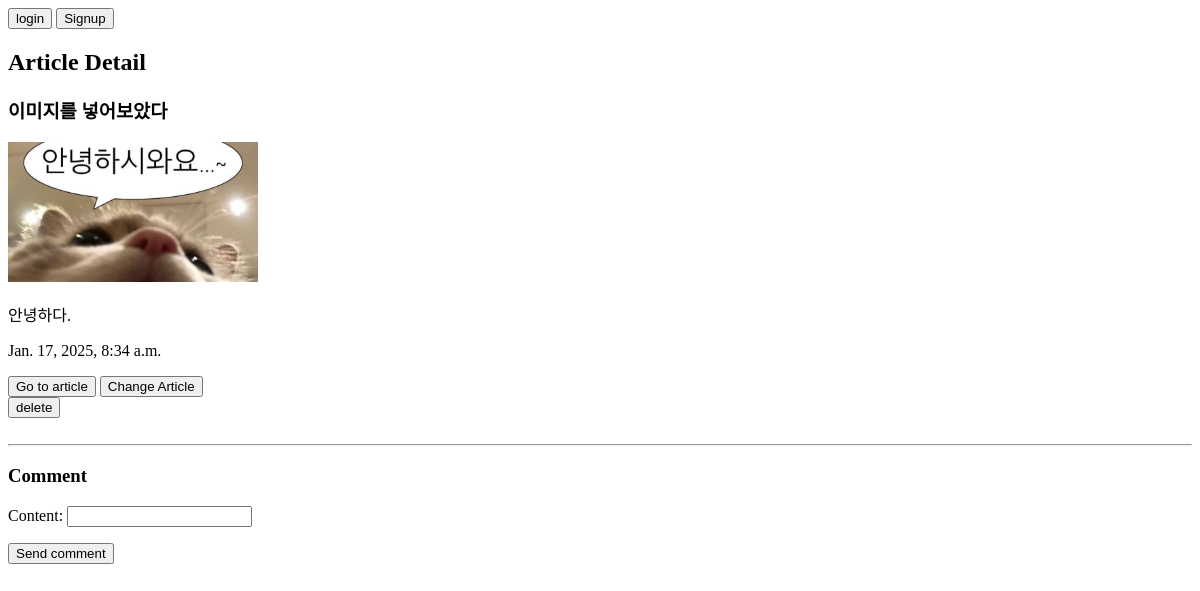
Page /articles/16/ on the earlier database version.
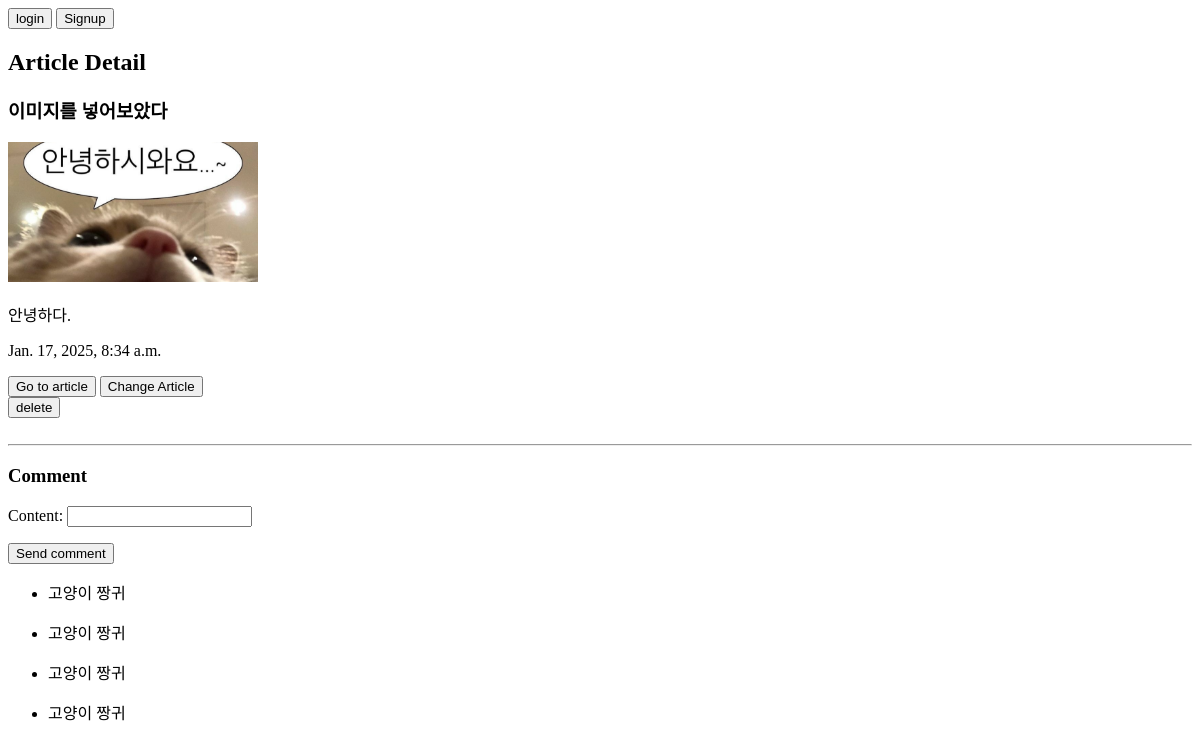
Same page on the later database version.
### articles/models.py (models this page shows, shortened)
class Article(models.Model):
    title = models.CharField(max_length=50)
    content = models.TextField()
    created_at = models.DateTimeField(auto_now_add=True)
    updated_at = models.DateTimeField(auto_now=True)
    image = models.ImageField(upload_to="image/", blank=True)

class Comment(models.Model):
    article = models.ForeignKey(
        Article, on_delete=models.CASCADE, related_name="comments"
        )
    content = models.CharField(max_length=300)
    created_at = models.DateTimeField(auto_now_add=True)
    updated_at = models.DateTimeField(auto_now=True)

### articles/views.py (the view)
# urls.py: path('<int:pk>/', views.article_detail, name="article_detail"),
def article_detail(request, pk):
    article = get_object_or_404(Article, pk=pk)
    comment_form = CommentForm()
    comments = article.comments.all().order_by("-pk")
    context = {
        "article": article,
        "comment_form": comment_form,
        "comments": comments,
        }
    return render(request, "articles/article_detail.html", context)

### articles/forms.py
class CommentForm(forms.ModelForm):
    class Meta:
        model = Comment
        fields = "__all__"
        exclude = ("article",)

### articles/templates/articles/article_detail.html (shortened to what this page needs)
{% extends "base.html" %}
{% block content %}
<h2>Article Detail</h2>
<h3>{{ article.title }}</h3>
{% if article.image %}
		<img src="{{ article.image.url }}">
{% endif %}
<p>{{ article.content }}</p>
<p>{{ article.created_at }}</P>
<a href='{% url 'articles:articles' %}'><button>Go to article</button></a>
<a href='{% url 'articles:update' article.pk %}'><button>Change Article</button></a>
<form action="{% url 'articles:delete' article.pk %}" method="POST">
    <input type="submit" value="delete">
</form>
<br>
<hr>
<h3>Comment</h3>
<form action="{% url "articles:comment_create" article.pk %}" method="POST">
    {{ comment_form.as_p }}
    <input type="submit" value="Send comment">
</form>
<ul>
    {% for comment in comments %}
        <li>
            <p>{{ comment.content }}</p>
        </li>
    {% endfor %}
</ul>
{% endblock content %}

### templates/base.html (shortened to what this page needs)
{% load static %}
<!DOCTYPE html>
<html lang="en">
<head>
    <link rel="stylesheet" href="{% static "css/style.css" %}">
</head>
<body>
    <div class="navbar">
      {% if request.user.is_authenticated %}
      <h4>welcome, {{ request.user.username }}</h4>
      <form action='{% url 'accounts:logout' %}' method="POST">
        {% csrf_token %}
        <input type="submit" value='logout'></input>
      </form>
      <a href="{% url "accounts:update" %}"><button>Edit profile</button></a>
      <form action='{% url 'accounts:delete' %}' method="POST">
        {% csrf_token %}
        <input type="submit" value="Delete ID"></input>
      </form>
      {% else %}
      <a href="{% url 'accounts:login'%}">
        <button>login</button></a>
      <a href="{% url 'accounts:signup'%}">
        <button>Signup</button></a>
      {% endif %}
    </div>
    <div class="container">
        {% block content %}
        {% endblock content %}
    </div>
</body>
</html>

### static/css/style.css (style rules this page uses)
img { width : 250px; }

Differences in the rows shown:
added Comment: content "고양이 짱귀"
added Comment: content "고양이 짱귀"
added Comment: content "고양이 짱귀"
added Comment: content "고양이 짱귀"
